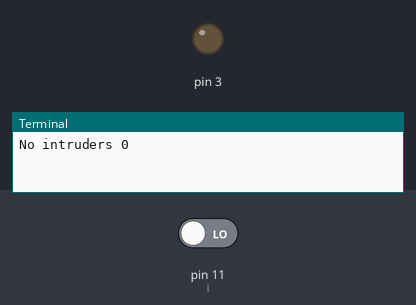
A program run on a simulated Raspberry Pi (header pin numbers). On the bench: output pins drawn as LEDs (lit = HIGH), the last lines printed to the terminal. The inputs (shaded band) are chosen by the test bench; at power-on: pin 11 (i) LOW. The camera gives no picture and a still takes 0.5 s.

Above: at 1.2 s.
1.3 s: pin 11 (i) driven HIGH
At 11.2 s:
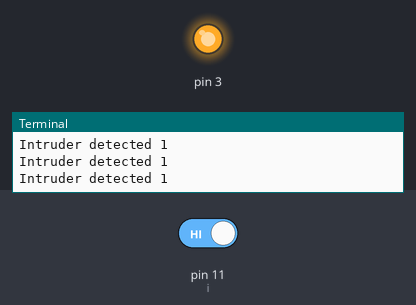
11.6 s: pin 11 (i) driven LOW
At 22.5 s:
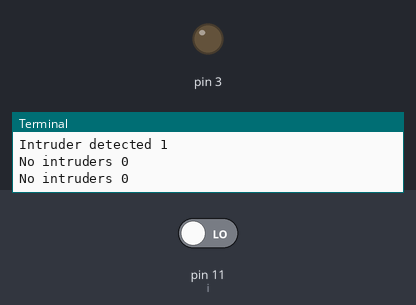
Timing chart, 0 to 24.0 s (numbered marks = the images above; inputs shaded):
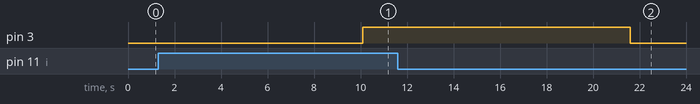

Measured:
- after the input at 1.3 s, pin 3: LOW → HIGH after 8.8 s
- after the input at 11.6 s, pin 3: HIGH → LOW after 10.0 s

The program:

src_code.py
```python
from picamera import PiCamera
from time import sleep
camera = PiCamera()

import RPi.GPIO as GPIO
import time

GPIO.setwarnings(False)
GPIO.setmode(GPIO.BOARD)
GPIO.setup(11, GPIO.IN)         #Read output from PIR motion sensor
GPIO.setup(3, GPIO.OUT)         #LED output pin
while True:
       i=GPIO.input(11)
       if i==0:                 #When output from motion sensor is LOW
             print 'No intruders',i
             camera.resolution = (2592, 1944)
	     camera.start_preview()
	     for i in range(4):
                 sleep(2)
                 camera.capture('/home/pi/Desktop/image%s.jpg' % i)
             camera.stop_preview()
             GPIO.output(3, 0)  #Don't take a picture
             time.sleep(0.1)
       elif i==1:               #When output from motion sensor is HIGH
             print "Intruder detected",i
             GPIO.output(3, 1)  #Take a picture
             time.sleep(0.1)
```
